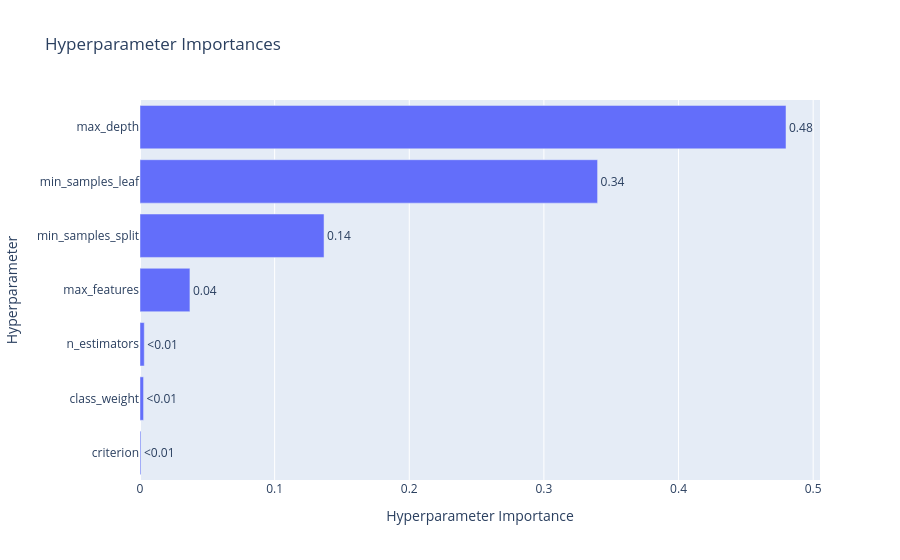

The code cell stored with this chart in its notebook:
### Code cell
if __name__ == "__main__":
    start_time = datetime.now()
    
    # set data
    model_id = "model_1"
    model_category = "rf"
    
    # load data
    X_data = pd.read_csv(f"data/X_train_{model_id}.csv", keep_default_na=False)
    y_data = pd.read_csv(f"data/y_train_{model_id}.csv", keep_default_na=False).values.ravel()

    # run 50 trails
    study = optuna.create_study(direction="maximize", study_name=f"{model_id}_tuning", sampler=optuna.samplers.TPESampler(seed=2013))
    study.optimize(lambda trial: objective(trial, X_data, y_data), n_trials=50, n_jobs=-1)
    # save as fig
    fig = optuna.visualization.plot_param_importances(study)
    fig.show()
    save_path = f"figures/{model_id}_{model_category}_param_importance.png"
    fig.write_image(save_path)
    print(f"Time: {datetime.now() - start_time}")

### Figure 1 — Plotly figure (JSON) as saved in the notebook; plotly's stock layout.template omitted (floating-point values rounded to 4 significant figures)
{"data": [{"cliponaxis": false, "hovertemplate": ["criterion (CategoricalDistribution): 0.000707286067801655<extra></extra>", "class_weight (CategoricalDistribution): 0.0026438640138001556<extra></extra>", "n_estimators (IntDistribution): 0.003171849719748585<extra></extra>", "max_features (CategoricalDistribution): 0.037086146501941204<extra></extra>", "min_samples_split (IntDistribution): 0.13669963508568825<extra></extra>", "min_samples_leaf (IntDistribution): 0.3398714880730843<extra></extra>", "max_depth (IntDistribution): 0.479819730537936<extra></extra>"], "name": "Objective Value", "orientation": "h", "text": ["<0.01", "<0.01", "<0.01", "0.04", "0.14", "0.34", "0.48"], "textposition": "outside", "type": "bar", "x": [0.0007073, 0.002644, 0.003172, 0.03709, 0.1367, 0.3399, 0.4798], "y": ["criterion", "class_weight", "n_estimators", "max_features", "min_samples_split", "min_samples_leaf", "max_depth"]}], "layout": {"title": {"text": "Hyperparameter Importances"}, "xaxis": {"title": {"text": "Hyperparameter Importance"}}, "yaxis": {"title": {"text": "Hyperparameter"}}}}
